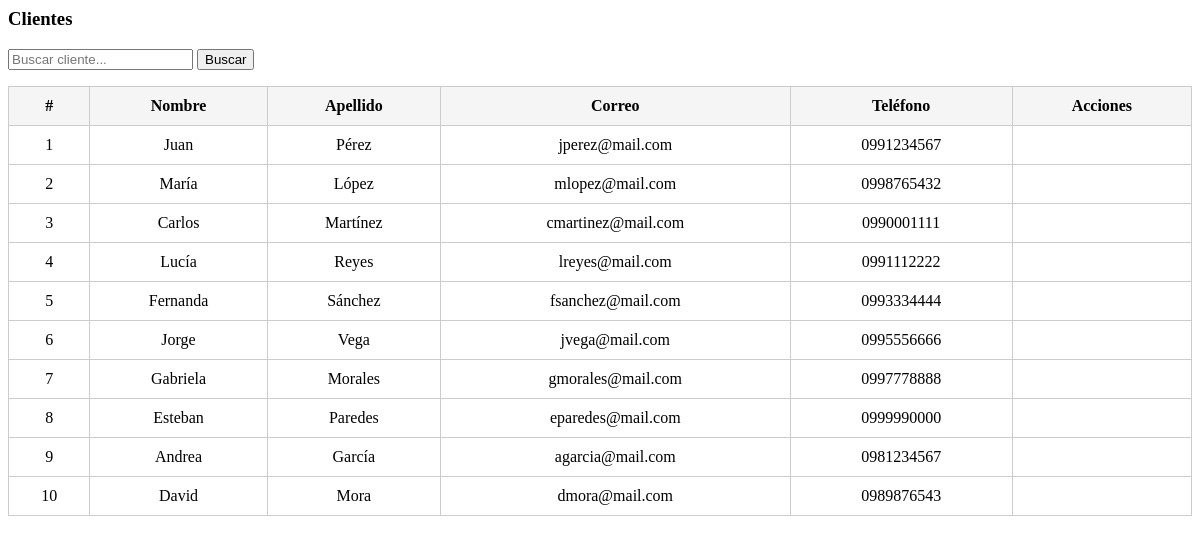
Page /views/listaClientes.php on the committed database.
### tables this page shows
CREATE TABLE clientes (
  num_cliente int NOT NULL AUTO_INCREMENT,
  nombre varchar(50) DEFAULT NULL,
  apellido varchar(50) DEFAULT NULL,
  representante int DEFAULT NULL,
  calle varchar(50) DEFAULT NULL,
  porton varchar(50) DEFAULT NULL,
  num_piso varchar(50) DEFAULT NULL,
  cp varchar(50) DEFAULT NULL,
  telefono varchar(50) DEFAULT NULL,
  correo varchar(50) UNIQUE DEFAULT NULL,
  clave varchar(50) not null,
  PRIMARY KEY (num_cliente),
  CONSTRAINT clientes_fk1 FOREIGN KEY (representante) REFERENCES empleados (num_empleado)
);

### views/listaClientes.php (the view, shortened to what this page needs)
<?php
require '../conn.php';
$busqueda = $_GET['busqueda'] ?? '';
$sql = "SELECT * FROM clientes WHERE nombre LIKE ? OR apellido LIKE ? OR correo LIKE ?";
$stmt = $conn->prepare($sql);
$searchTerm = "%$busqueda%";
$stmt->bind_param("sss", $searchTerm, $searchTerm, $searchTerm);
$stmt->execute();
$resultado = $stmt->get_result();
?>
<h3>Clientes</h3>
<form method="get">
    <input type="text" name="busqueda" placeholder="Buscar cliente..." value="<?= htmlspecialchars($busqueda) ?>">
    <button type="submit">Buscar</button>
</form>
<table>
    <thead>
        <tr>
            <th>#</th><th>Nombre</th><th>Apellido</th><th>Correo</th><th>Teléfono</th><th>Acciones</th>
        </tr>
    </thead>
    <tbody>
    <?php while ($row = $resultado->fetch_assoc()): ?>
        <tr>
            <td><?= $row['num_cliente'] ?></td>
            <td><?= htmlspecialchars($row['nombre']) ?></td>
            <td><?= htmlspecialchars($row['apellido']) ?></td>
            <td><?= htmlspecialchars($row['correo']) ?></td>
            <td><?= htmlspecialchars($row['telefono']) ?></td>
            <td class="crud-actions">
            </td>
        </tr>
    <?php endwhile; ?>
    </tbody>
</table>

### views/listaClientes.php (style rules this page uses)
table { width: 100%; border-collapse: collapse; margin-top: 1rem; }
th, td { padding: 10px; border: 1px solid #ccc; text-align: center; }
th { background-color: #f5f5f5; }

### rows in the picture
clientes: num_cliente "1", nombre "Juan", apellido "Pérez", correo "jperez@mail.com", telefono "0991234567"
clientes: num_cliente "2", nombre "María", apellido "López", correo "mlopez@mail.com", telefono "0998765432"
clientes: num_cliente "3", nombre "Carlos", apellido "Martínez", correo "cmartinez@mail.com", telefono "0990001111"
clientes: num_cliente "4", nombre "Lucía", apellido "Reyes", correo "lreyes@mail.com", telefono "0991112222"
clientes: num_cliente "5", nombre "Fernanda", apellido "Sánchez", correo "fsanchez@mail.com", telefono "0993334444"
clientes: num_cliente "6", nombre "Jorge", apellido "Vega", correo "jvega@mail.com", telefono "0995556666"
clientes: num_cliente "7", nombre "Gabriela", apellido "Morales", correo "gmorales@mail.com", telefono "0997778888"
clientes: num_cliente "8", nombre "Esteban", apellido "Paredes", correo "eparedes@mail.com", telefono "0999990000"
clientes: num_cliente "9", nombre "Andrea", apellido "García", correo "agarcia@mail.com", telefono "0981234567"
clientes: num_cliente "10", nombre "David", apellido "Mora", correo "dmora@mail.com", telefono "0989876543"
